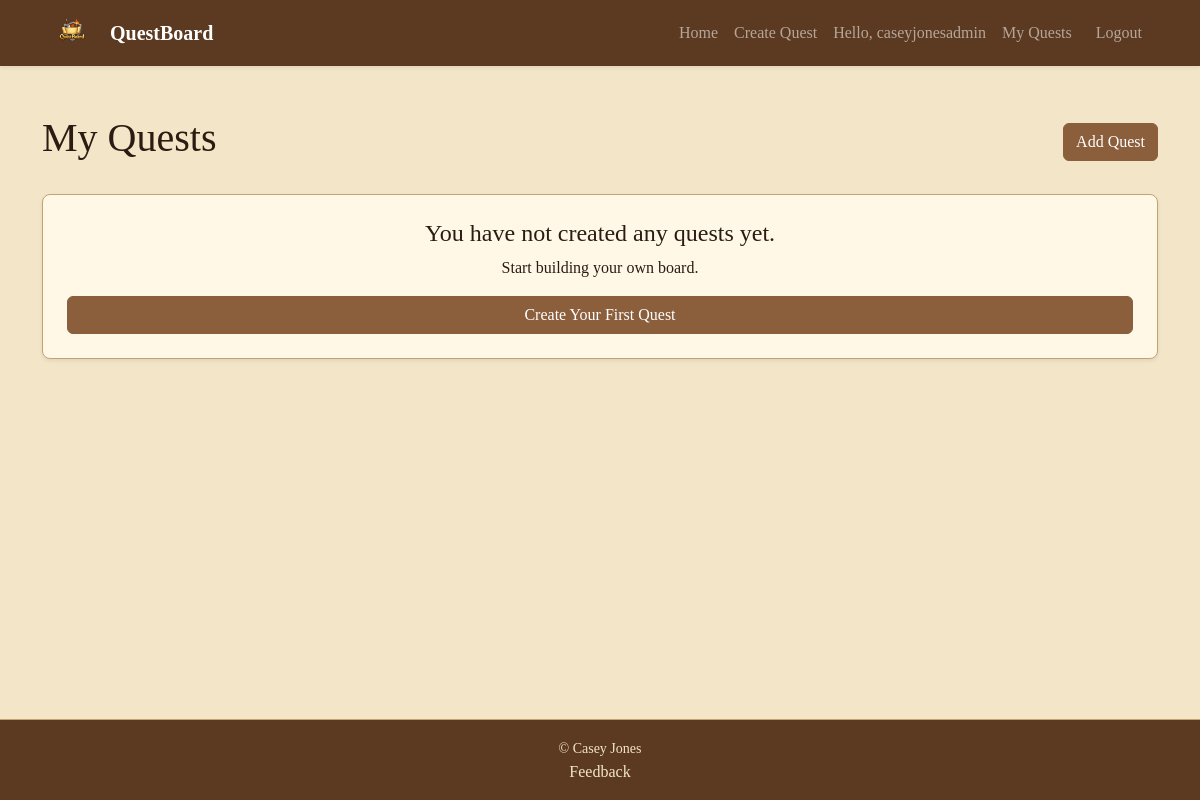
/my-quests/ (signed in), run on an earlier commit of the app's database.
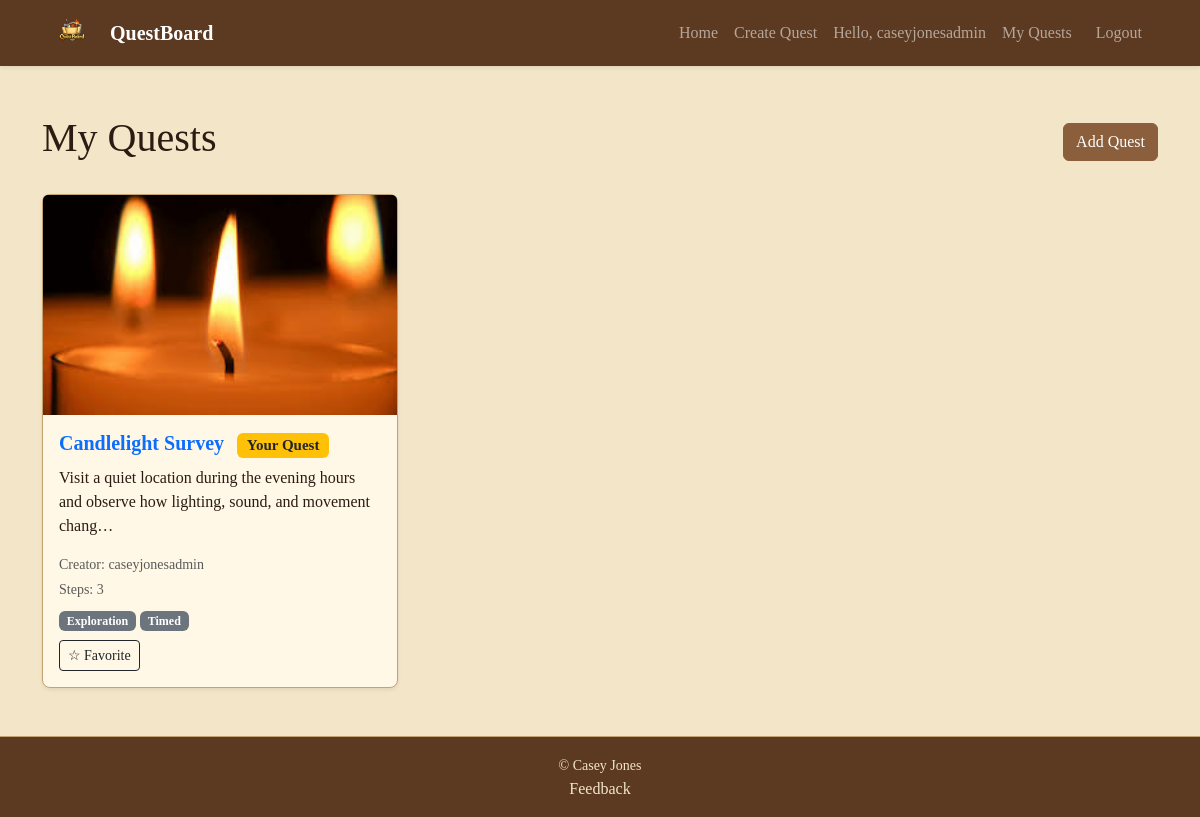
And on a later commit of the database.
### QuestBoardApp/models.py (models this page shows, shortened)
class Quest(models.Model):
    creator = models.ForeignKey(User, on_delete=models.CASCADE, related_name="quests_created")
    parent = models.ForeignKey(
        "self",
        on_delete=models.SET_NULL,
        null=True,
        blank=True,
        related_name="remixes"
    )
    title = models.CharField(max_length=120)
    description = models.TextField()
    image = models.ImageField(upload_to="quest_images/", blank=True, null=True)
    created_at = models.DateTimeField(auto_now_add=True)
    tags = models.ManyToManyField(Tag, blank=True, related_name="quests")

class Tag(models.Model):
    name = models.CharField(max_length=40, unique=True)

### QuestBoardApp/views.py (the view)
# urls.py: path("my-quests/", views.MyQuestListView.as_view(), name="my_quests"),
class MyQuestListView(LoginRequiredMixin, ListView):
    model = Quest
    template_name = "QuestBoardApp/my_quests.html"
    context_object_name = "quests"
    def get_queryset(self):
        return Quest.objects.filter(creator=self.request.user).order_by("-created_at")

### QuestBoardApp/templates/QuestBoardApp/my_quests.html (shortened to what this page needs)
{% extends "base.html" %}
{% block content %}
<div class="d-flex justify-content-between align-items-center mb-4">
    <h1>My Quests</h1>
    <a href="{% url 'create_quest' %}" class="btn btn-primary">Add Quest</a>
</div>
<div class="row g-4">
    {% for quest in quests %}
        <div class="col-md-4">
            <div class="card h-100 shadow-sm">
                {% if quest.image %}
                    <img src="{{ quest.image.url }}" class="card-img-top" alt="{{ quest.title }}" style="height: 220px; object-fit: cover;">
                {% endif %}
                <div class="card-body">
                    <h5 class="card-title">
                        <a href="{% url 'quest_detail' quest.pk %}" class="text-decoration-none">
                            {{ quest.title }}
                        </a>
                        <span class="badge bg-warning text-dark ms-2">Your Quest</span>
                    </h5>
                    <p class="card-text">{{ quest.description|truncatechars:100 }}</p>
                    <p class="small text-muted mb-1">Creator: {{ quest.creator.username }}</p>
                    <p class="small text-muted mb-2">Steps: {{ quest.steps.count }}</p>
                    <div class="mb-2">
                        {% for tag in quest.tags.all %}
                            <span class="badge bg-secondary">{{ tag.name }}</span>
                        {% empty %}
                            <span class="text-muted small">No tags</span>
                        {% endfor %}
                    </div>
                    {% if quest.id in favorites %}
                        <a href="{% url 'toggle_favorite' quest.pk %}" class="btn btn-sm btn-warning">
                            ★ Favorited
                        </a>
                    {% else %}
                        <a href="{% url 'toggle_favorite' quest.pk %}" class="btn btn-sm btn-outline-dark">
                            ☆ Favorite
                        </a>
                    {% endif %}
                </div>
            </div>
        </div>
    {% empty %}
        <div class="col-12">
            <div class="card p-4 text-center shadow-sm">
                <h4>You have not created any quests yet.</h4>
                <p class="mb-3">Start building your own board.</p>
                <a href="{% url 'create_quest' %}" class="btn btn-primary">Create Your First Quest</a>
            </div>
        </div>
    {% endfor %}
</div>
{% endblock %}

What changed in the data, as far as the page shows it:
added Quest: image (picture), title "Candlelight Survey", description "Visit a quiet location during the evening hours and observe how lighting, sound, and movement chang…", creator.username "caseyjonesadmin", steps.count "3", shows "☆ Favorite"
now on this page (row unchanged): Tag: name "Exploration"
now on this page (row unchanged): Tag: name "Timed"
Also different on the page:
text no longer shown: "You have not created any quests yet. Start building your own board. Create Your First Quest"
